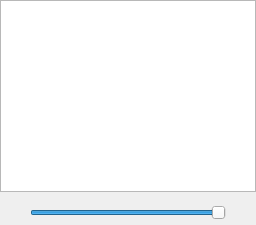
<?xml version="1.0" encoding="UTF-8"?>
<ui version="4.0">
 <class>Database_Browser_Widget</class>
 <widget class="QWidget" name="Database_Browser_Widget">
  <property name="windowTitle">
   <string>Database Browser</string>
  </property>
  <layout class="QGridLayout" name="Database_Browser_Widget_gridLayout">
   <property name="margin">
    <number>0</number>
   </property>
   <property name="spacing">
    <number>0</number>
   </property>
   <item row="1" column="0">
    <widget class="QFrame" name="Database_Browser_frame">
     <layout class="QGridLayout" name="Database_Browser_frame_gridLayout">
      <property name="leftMargin">
       <number>0</number>
      </property>
      <property name="rightMargin">
       <number>0</number>
      </property>
      <property name="bottomMargin">
       <number>0</number>
      </property>
      <item row="0" column="0">
       <widget class="QLabel" name="Smallest_Size_label">
        <property name="minimumSize">
         <size>
          <width>24</width>
          <height>24</height>
         </size>
        </property>
        <property name="maximumSize">
         <size>
          <width>24</width>
          <height>24</height>
         </size>
        </property>
        <property name="text">
         <string/>
        </property>
       </widget>
      </item>
      <item row="0" column="1">
       <widget class="QSlider" name="Thumbnails_Size_horizontalSlider">
        <property name="statusTip">
         <string>Thumbnails Size Horizontal Slider: Adjusts Database Browser Icon Size.</string>
        </property>
        <property name="minimum">
         <number>24</number>
        </property>
        <property name="maximum">
         <number>128</number>
        </property>
        <property name="value">
         <number>128</number>
        </property>
        <property name="orientation">
         <enum>Qt::Horizontal</enum>
        </property>
       </widget>
      </item>
      <item row="0" column="2">
       <widget class="QLabel" name="Largest_Size_label">
        <property name="minimumSize">
         <size>
          <width>24</width>
          <height>24</height>
         </size>
        </property>
        <property name="maximumSize">
         <size>
          <width>24</width>
          <height>24</height>
         </size>
        </property>
        <property name="text">
         <string/>
        </property>
       </widget>
      </item>
     </layout>
    </widget>
   </item>
   <item row="0" column="0">
    <widget class="QListView" name="Database_Browser_listView"/>
   </item>
  </layout>
 </widget>
 <resources/>
 <connections/>
</ui>
